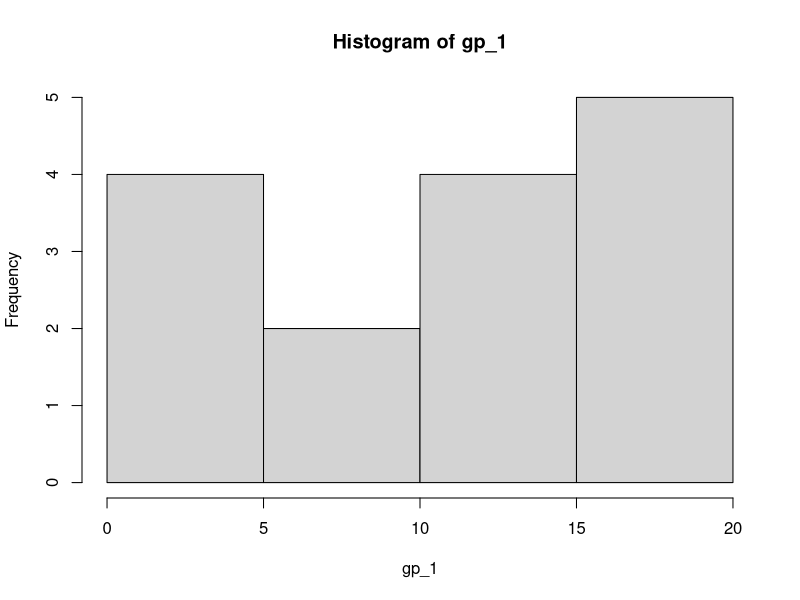
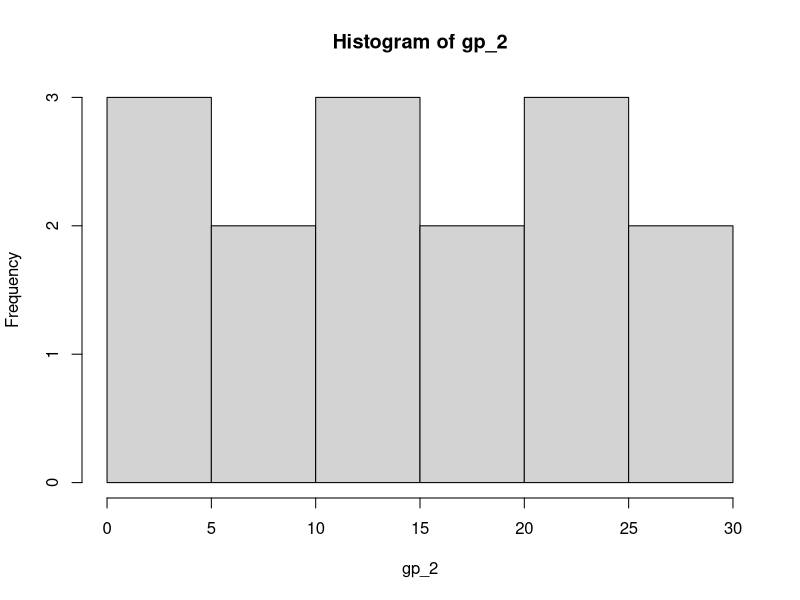
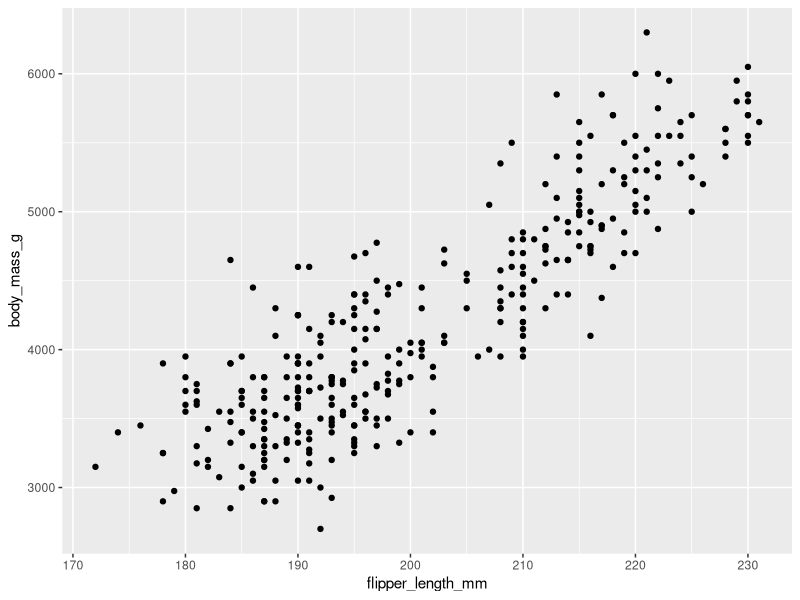

The R source for these figures, in order:
## ---- chunk 1
knitr::opts_chunk$set(echo = TRUE)
## ---- chunk 2
library(tidyverse)
library(palmerpenguins)
library(ggpubr)
library(broom)
## ---- chunk 3
#Create sample vectors, set seed so random generation matches ones from lab
set.seed(1414)
gp_1<- sample.int(20, size = 15,replace = TRUE)
set.seed(1424)
gp_2<- sample.int(30, size = 15, replace = TRUE)

## ---- chunk 4
#baser hist function which I wish Id known existed
hist(gp_1)
hist(gp_2)

## ---- chunk 5
#Run tw0-sample unpaired rank test (WM test )
my_wmu <- wilcox.test(gp_1,gp_2)
#error is normal because some values repeated in vectors
## ---- chunk 6
#Duh plot of penguins
penguin_plot<-penguins %>% 
  ggplot(aes(x=flipper_length_mm, y=body_mass_g))+
  geom_point()

penguin_plot
## ---- chunk 7
#duh linear model of penguins
penguin_lm <- lm(body_mass_g ~ flipper_length_mm, data=penguins)
#summary gets summary info for linear model
summary(penguin_lm)
## ---- chunk 8
#clean it up and present it
penguin_lm_tidy <- broom::tidy(penguin_lm)
penguin_lm_tidy
#intercept is (intercept), slope is flipper_length_mm
## ---- chunk 9
#this pulls out individual values for the intercept and slope from the summary
penguin_int <- penguin_lm_tidy$estimate[1]
penguin_int

penguin_coeff <- penguin_lm_tidy$estimate[2]
penguin_coeff
## ---- chunk 10
#Kind of tedious, can get some metrics easier
penguin_lm_out <- broom::glance(penguin_lm)
penguin_lm_out
